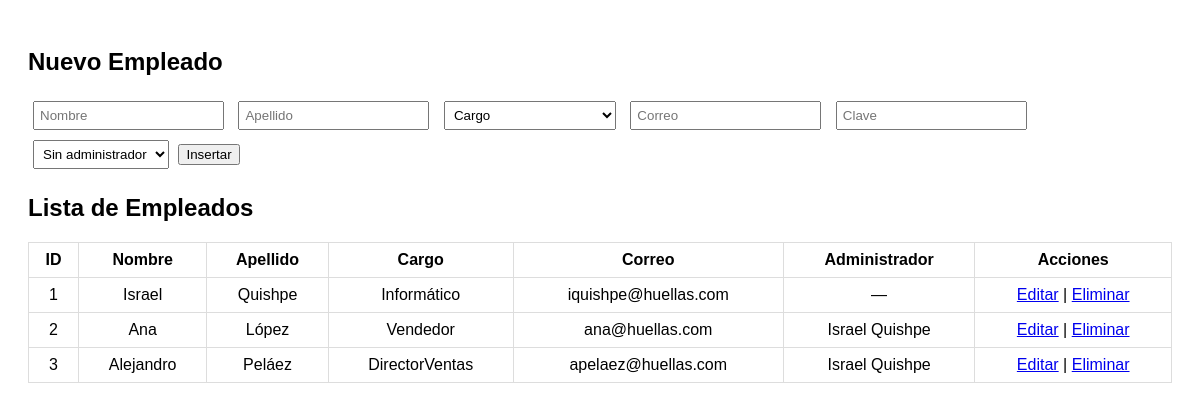
Before: /views/listaEmpleados.php with the older database file.
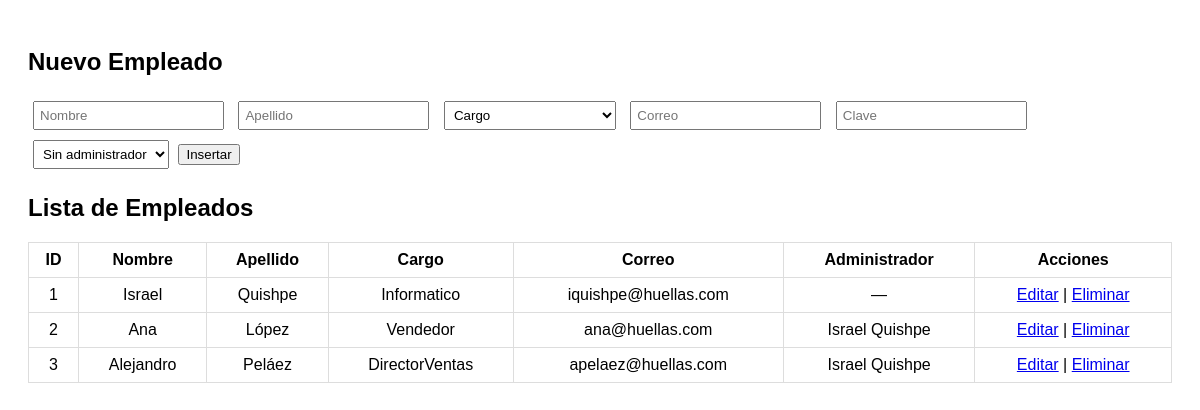
After: the same page with the newer database file.
### tables this page shows
CREATE TABLE empleados (
  num_empleado int NOT NULL AUTO_INCREMENT,
  nombre varchar(50) DEFAULT NULL,
  apellido varchar(50) DEFAULT NULL,
  cargo varchar(50) DEFAULT NULL,
  correo varchar(50) UNIQUE DEFAULT NULL,
  clave varchar(50) not null,
  administrador int DEFAULT NULL,
  PRIMARY KEY (num_empleado),
  CONSTRAINT empleados_fk2 FOREIGN KEY (administrador) REFERENCES empleados (num_empleado)
);

### views/listaEmpleados.php (the view, shortened to what this page needs)
<?php
include '../conn.php';
$editarEmpleado = null;
$empleados = $conn->query("
    SELECT e.*, a.nombre AS admin_nombre, a.apellido AS admin_apellido
    FROM empleados e
    LEFT JOIN empleados a ON e.administrador = a.num_empleado
");
?>
<!DOCTYPE html>
<html lang="es">
<head>
</head>
<body>
    <h2><?php echo $editarEmpleado ? "Editar Empleado" : "Nuevo Empleado"; ?></h2>
    <form method="POST">
        <input type="text" name="nombre" placeholder="Nombre" value="<?= $editarEmpleado['nombre'] ?? '' ?>" required>
        <input type="text" name="apellido" placeholder="Apellido" value="<?= $editarEmpleado['apellido'] ?? '' ?>" required>
        <select name="cargo" placeholder="Cargo" value="<?= $editarEmpleado['cargo'] ?? '' ?>" required>
            <option value="">Cargo</option>
        </select>
        <input type="email" name="correo" placeholder="Correo" value="<?= $editarEmpleado['correo'] ?? '' ?>" required>
        <input type="text" name="clave" placeholder="Clave" value="<?= $editarEmpleado['clave'] ?? '' ?>" required>
        <select name="administrador">
            <option value="">Sin administrador</option>
        </select>
        <?php if ($editarEmpleado): ?>
            <button type="submit" name="actualizar">Actualizar</button>
        <?php else: ?>
            <button type="submit" name="insertar">Insertar</button>
        <?php endif; ?>
    </form>
    <h2>Lista de Empleados</h2>
    <table>
        <tr>
            <th>ID</th><th>Nombre</th><th>Apellido</th><th>Cargo</th><th>Correo</th><th>Administrador</th><th>Acciones</th>
        </tr>
        <?php while ($emp = $empleados->fetch_assoc()): ?>
            <tr>
                <td><?= $emp['num_empleado'] ?></td>
                <td><?= $emp['nombre'] ?></td>
                <td><?= $emp['apellido'] ?></td>
                <td><?= $emp['cargo'] ?></td>
                <td><?= $emp['correo'] ?></td>
                <td><?= $emp['admin_nombre'] ? $emp['admin_nombre'] . ' ' . $emp['admin_apellido'] : '—' ?></td>
                <td>
                    <a href="?editar=<?= $emp['num_empleado'] ?>">Editar</a> |
                    <a href="?eliminar=<?= $emp['num_empleado'] ?>" onclick="return confirm('¿Eliminar este empleado?')">Eliminar</a>
                </td>
            </tr>
        <?php endwhile; ?>
    </table>
</body>
</html>

### views/listaEmpleados.php (style rules this page uses)
body { font-family: Arial, sans-serif; padding: 20px; }
table { border-collapse: collapse; width: 100%; margin-top: 20px; }
th, td { border: 1px solid #ddd; padding: 8px; text-align: center; }
form { margin-top: 20px; }
input, select { padding: 5px; margin: 5px; }

Changed rows visible on the page:
changed empleados "iquishpe@huellas.com": cargo "Informático" → "Informatico"
